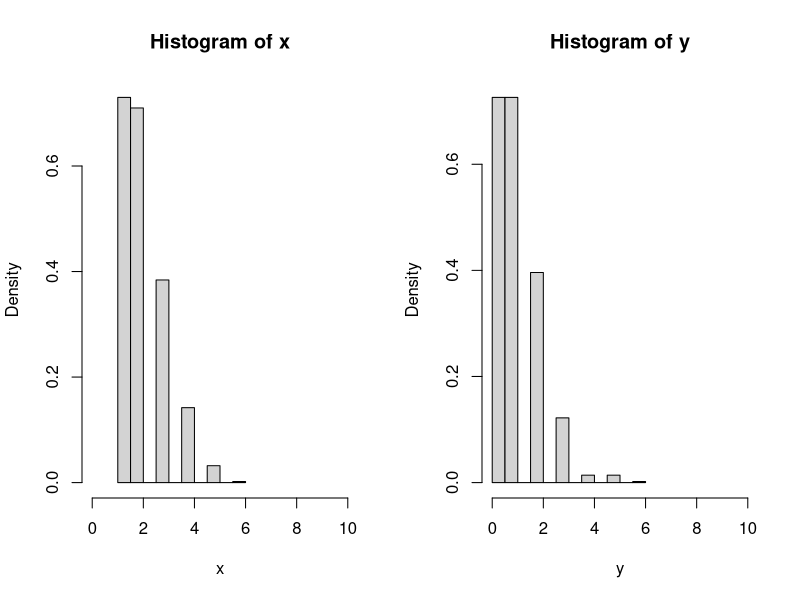

Write R code to recreate this figure.
#we use the generic inversion method
reverse_exp_density = function(u, rate) 
  (rate > 0) * (u < 1) * ( - log(u) / rate )
rexp2 = function(size, rate)
  reverse_exp_density(runif(size), rate) 

#we can't generate a infinite vector in R which will be usefull because we don't know k, a priori
#but using the Markov's inequality we know that only precision (here 1% by default) of our samples will be too short
#I'm not sure that 1% is optimal with respect to ratio between the size of samples and the number of times call our function
doubleSamples = function(rate, initialSamples = c(), precision=.01)
  c(initialSamples, rexp(rate/precision, rate))

position = function(rate, samples=doubleSamples(rate)){
  pos = Position(function(t) t >= 1, cumsum(samples))
  if(is(pos, "numeric"))
    return(pos)
  position(rate, doubleSamples(rate, samples))
}

rpois2 = function(size, rate)
  replicate(size, position(rate))

size   = 1E3
lambda = 1
x      = rpois2(size, lambda)
y      = rpois(size, lambda)

par(mfrow=c(1,2))
hist(x, breaks='fd', freq=F, xlim=c(0,10))
hist(y, breaks='fd', freq=F, xlim=c(0,10))
